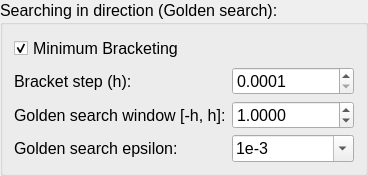
             <widget class="QGroupBox" name="gbSearchInDirection">
              <property name="font">
               <font>
                <pointsize>12</pointsize>
               </font>
              </property>
              <property name="title">
               <string>Searching in direction (Golden search):</string>
              </property>
              <layout class="QVBoxLayout" name="verticalLayout_9">
               <item>
                <widget class="QCheckBox" name="checkBoxBracketing">
                 <property name="text">
                  <string>Minimum Bracketing</string>
                 </property>
                 <property name="checked">
                  <bool>true</bool>
                 </property>
                </widget>
               </item>
               <item>
                <layout class="QGridLayout" name="gridLayout_9">
                 <item row="1" column="0">
                  <widget class="QLabel" name="lblGoldenSearchWindow">
                   <property name="text">
                    <string>Golden search window [-h, h]:</string>
                   </property>
                  </widget>
                 </item>
                 <item row="1" column="1">
                  <widget class="QDoubleSpinBox" name="dsbGoldenSearchWindow">
                   <property name="decimals">
                    <number>4</number>
                   </property>
                   <property name="minimum">
                    <double>0.000100000000000</double>
                   </property>
                   <property name="maximum">
                    <double>10000000.000000000000000</double>
                   </property>
                   <property name="singleStep">
                    <double>0.000100000000000</double>
                   </property>
                   <property name="value">
                    <double>1.000000000000000</double>
                   </property>
                  </widget>
                 </item>
                 <item row="0" column="1">
                  <widget class="QDoubleSpinBox" name="dsbBracketStep">
                   <property name="decimals">
                    <number>4</number>
                   </property>
                   <property name="minimum">
                    <double>0.000100000000000</double>
                   </property>
                   <property name="maximum">
                    <double>100.000000000000000</double>
                   </property>
                   <property name="singleStep">
                    <double>0.000100000000000</double>
                   </property>
                  </widget>
                 </item>
                 <item row="0" column="0">
                  <widget class="QLabel" name="lblBracketStep">
                   <property name="text">
                    <string>Bracket step (h):</string>
                   </property>
                  </widget>
                 </item>
                 <item row="2" column="0">
                  <widget class="QLabel" name="lblGoldenSearchEpsilon">
                   <property name="text">
                    <string>Golden search epsilon:</string>
                   </property>
                  </widget>
                 </item>
                 <item row="2" column="1">
                  <widget class="QComboBox" name="cmbGoldenSearchEpsilon">
                   <property name="sizePolicy">
                    <sizepolicy hsizetype="Preferred" vsizetype="Fixed">
                     <horstretch>0</horstretch>
                     <verstretch>15</verstretch>
                    </sizepolicy>
                   </property>
                   <property name="minimumSize">
                    <size>
                     <width>0</width>
                     <height>15</height>
                    </size>
                   </property>
                   <property name="editable">
                    <bool>true</bool>
                   </property>
                   <item>
                    <property name="text">
                     <string>1e-3</string>
                    </property>
                   </item>
                   <item>
                    <property name="text">
                     <string>1e-4</string>
                    </property>
                   </item>
                   <item>
                    <property name="text">
                     <string>1e-5</string>
                    </property>
                   </item>
                   <item>
                    <property name="text">
                     <string>1e-6</string>
                    </property>
                   </item>
                   <item>
                    <property name="text">
                     <string>1e-7</string>
                    </property>
                   </item>
                   <item>
                    <property name="text">
                     <string>1e-8</string>
                    </property>
                   </item>
                   <item>
                    <property name="text">
                     <string>1e-9</string>
                    </property>
                   </item>
                   <item>
                    <property name="text">
                     <string>1e-10</string>
                    </property>
                   </item>
                   <item>
                    <property name="text">
                     <string>1e-11</string>
                    </property>
                   </item>
                   <item>
                    <property name="text">
                     <string>1e-12</string>
                    </property>
                   </item>
                   <item>
                    <property name="text">
                     <string>1e-13</string>
                    </property>
                   </item>
                   <item>
                    <property name="text">
                     <string>1e-14</string>
                    </property>
                   </item>
                   <item>
                    <property name="text">
                     <string>1e-15</string>
                    </property>
                   </item>
                  </widget>
                 </item>
                </layout>
               </item>
              </layout>
             </widget>
